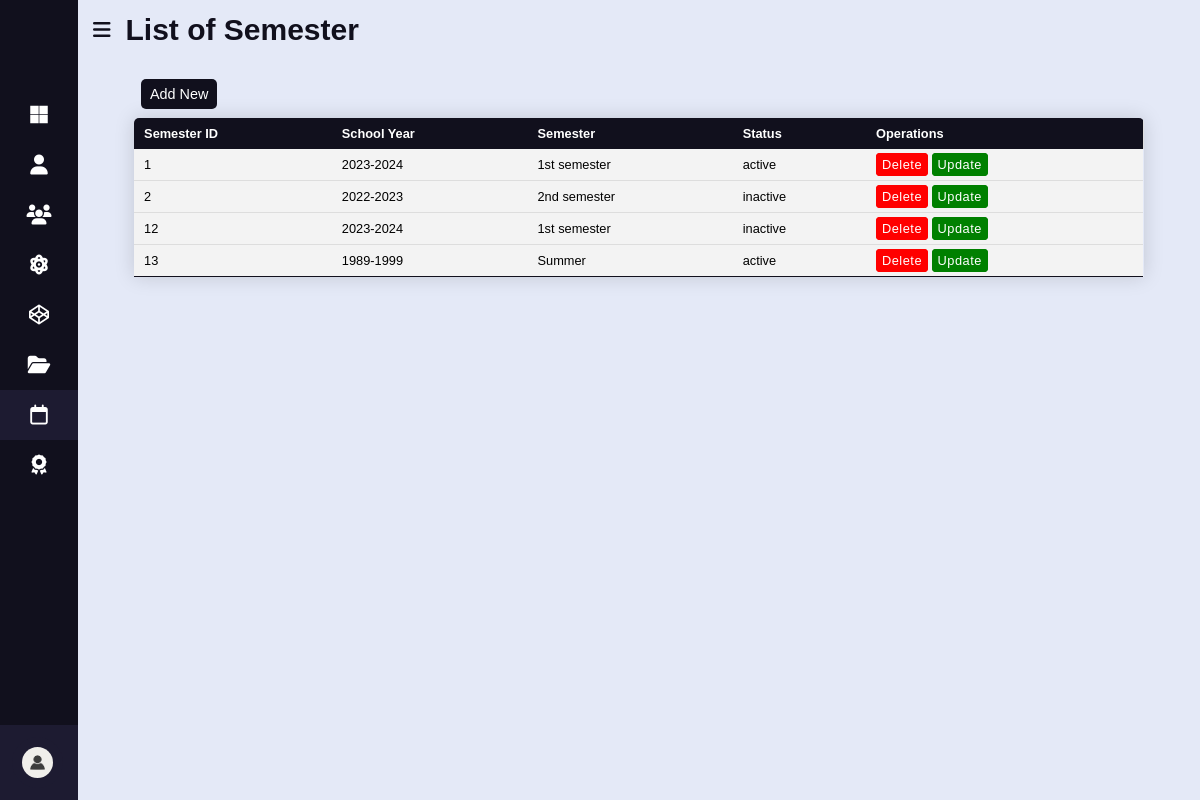
The page /grading-system/semester/semester.php (signed in) on the database its author committed.
### tables this page shows
CREATE TABLE `semester` (
  `ID` int(11) NOT NULL,
  `SCHOOL_YEAR` varchar(50) NOT NULL,
  `SEMESTER` varchar(50) NOT NULL,
  `STATUS` varchar(50) NOT NULL
);

### grading-system/semester/semester.php (the view, shortened to what this page needs)
<!DOCTYPE html>
<html lang="en">
<head>
    <link rel="stylesheet" href="https://cdnjs.cloudflare.com/ajax/libs/font-awesome/6.2.1/css/all.min.css" />
    <link rel="stylesheet" href="../CSS/main.css" />
    <link rel="stylesheet" href="../CSS/tables.css">
</head>
<body>
    <?php  if (isset($_SESSION["ROLE"])):
          ?>
    <div class="sidebar close">
        <div class="logo">
        </div>
        <ul class="nav-list">
            <li>
                <a href="../index.php">
                    <i class="fab fa-microsoft"></i>
                </a>
            </li>
            <li>
                <div class="icon-link">
                    <a href="../student/students.php">
                        <i class="fa-solid fa-user"></i>
                    </a>
                </div>
            </li>
            <li>
                <div class="icon-link">
                    <a href="../faculty/faculty.php">
                        <i class="fa-solid fa-users"></i>
                    </a>
                </div>
            </li>
            <li>
                <div class="icon-link">
                    <a href="subject.php">
                        <i class="fa-solid fa-atom"></i>
                    </a>
                </div>
            </li>
            <li>
                <div class="icon-link">
                    <a href="../course/course.php">
                        <i class="fab fa-codepen"></i>
                    </a>
                </div>
            </li>
            <li>
                <div class="icon-link">
                    <a href="../institute/institute.php">
                        <i class="fa-solid fa-folder-open"></i>
                    </a>
                </div>
            </li>
            <li class="see">
                <div class="icon-link">
                    <a href="semester.php">
                        <i class="fa-regular fa-calendar"></i>
                    </a>
                </div>
            </li>
            <li>
                <div class="icon-link">
                    <a href="../grade/grade.php">
                        <i class="fa-solid fa-award"></i>
                    </a>
                </div>
            </li>
            <li>
                <div class="profile-details">
                    <div class="profile-content">
                        <a href="../profile.php?update=<?= $_SESSION["ROLE"]; ?>"><img src="../img/user.jpg"
                                alt="" /></a>
                    </div>
                    <div class="name-job">
                    </div>
                    <a href="../login.php"><i class="fas fa-right-to-bracket"></i></a>
                </div>
            </li>
        </ul>
    </div>
    <div class="home-section">
        <div class="home-content">
            <i class="fas fa-bars"></i>
            <span class="text">List of Semester</span>
        </div>
        <?php
      require_once("../db.php");
        $Query = "SELECT * FROM semester";
        $studentResult = mysqli_query($con, $Query);
      ?>
        <table class="content-table">
            <a href="add-sem.php" class="new">Add New</a>
            <thead>
                <tr>
                    <th>Semester ID</th>
                    <th>School Year</th>
                    <th>Semester</th>
                    <th>Status</th>
                    <th>Operations</th>
                </tr>
            </thead>
            <tbody>
                <?php
                while($row=mysqli_fetch_assoc( $studentResult))
                {
                    $UserID = $row['ID'];
                    $SCHOOL_YEAR = $row['SCHOOL_YEAR'];
                    $SEMESTER = $row['SEMESTER'];
                    $STATUS = $row['STATUS'];
              ?>
                <tr>
                    <td><?php echo $UserID ?></td>
                    <td><?php echo $SCHOOL_YEAR ?></td>
                    <td><?php echo $SEMESTER ?></td>
                    <td><?php echo $STATUS ?></td>
                    <td>
                        <a href="semester.php?delete=<?= $row['ID']; ?>">Delete</a>
                        <a href="sem-update.php?update=<?= $row['ID']; ?>">Update</a>
                    </td>
                </tr>
                <?php
                                    }
                            ?>
            </tbody>
        </table>
    </div>
    <?php else: ?>
    <?php require_once("../login.php"); ?>
    <?php endif; ?>
</body>
</html>

### grading-system/CSS/main.css (style rules this page uses)
* { margin: 0; padding: 0; box-sizing: border-box; font-family: "Poppins", sans-serif; }
:root { --poppins: "Poppins", sans-serif; --lato: "Lato", sans-serif; --light: #f9f9f9; --blue: #3c91e6; --light-blue: #cfe8ff; --grey: #eee; --dark-grey: #aaaaaa; --dark: #342e37; --red: #db504a; --yellow: #ffce26; --light-yellow: #fff2c6; --orange: #fd7238; --light-orange: #ffe0d3; }
.sidebar { position: fixed; top: 0; left: 0; height: 100%; width: 260px; background-color: #11101d; z-index: 100; transition: all 0.5s ease; }
.sidebar.close { width: 78px; }
.sidebar .logo { height: 60px; display: flex; width: 100%; align-items: center; }
.sidebar .nav-list { height: 100%; padding: 30px 0 150px 0; overflow: auto; }
.sidebar .nav-list .see { background-color: #1d1b31; }
.sidebar.close .nav-list { overflow: visible; }
.sidebar .nav-list li { position: relative; list-style: none; transition: all 0.4s ease; }
.sidebar .nav-list li .icon-link { display: flex; align-items: center; justify-content: space-between; }
.sidebar.close .nav-list li .icon-link { display: block; }
.sidebar .nav-list li i { height: 50px; min-width: 78px; text-align: center; line-height: 50px; color: #fff; font-size: 20px; cursor: pointer; transition: all 0.3s ease; }
.sidebar .nav-list li a { display: flex; align-items: center; text-decoration: none; }
.profile-details { position: fixed; bottom: 0; width: 260px; display: flex; align-items: center; justify-content: space-between; background-color: #1d1b31; padding: 12px 0; transition: all 0.5s ease; }
.sidebar.close .profile-details { background-color: none; width: 78px; }
.profile-details .profile-content { display: flex; align-items: center; }
.profile-details .profile-content img { height: 51px; width: 51px; border-radius: 50%; object-fit: cover; margin: 0 14px 0 12px; background-color: #1d1b31; transition: all 0.5s ease; }
.sidebar.close .profile-details .profile-content img { padding: 10px; }
.home-section { position: relative; height: 100vh; width: calc(100% - 260px); left: 260px; background-color: #e4e9f7; transition: all 0.5s ease; }
.sidebar.close ~ .home-section { left: 78px; width: calc(100% - 78px); }
.home-section .home-content { display: flex; height: 60px; align-items: center; }
.home-section .home-content i, .home-section .home-content .text { color: #11101d; font-size: 20px; }
.home-section .home-content i { margin: 0 15px; cursor: pointer; }
.home-section .home-content .text { white-space: nowrap; font-size: 30px; font-weight: 600; }
.new { border: 1px solid; background-color: #11101d; color: white; padding: 7px 9px; text-decoration: none; font-size: 0.9rem; border-radius: 5px; position: relative; left: 63px; top: 25px; border: none; }

### grading-system/CSS/tables.css (style rules this page uses)
* { font-family: sans-serif; }
.content-table { border-collapse: collapse; font-size: 0.8em; width: 90%; border-radius: 5px 5px 0 0; overflow: hidden; box-shadow: 0 0 20px rgba(0, 0, 0, 0.15); margin: 0 auto; margin-top: 40px; }
.content-table thead tr { background-color: #11101d; color: #ffffff; text-align: left; font-weight: bold; border-right: 1px solid #dddddd; }
.content-table th, .content-table td { padding: 8px 10px; }
.content-table tbody tr td a { border-radius: 4px; background-color: red; border: 2px solid red; color: white; text-decoration: none; padding: 2px 4px; font-size: 1em; letter-spacing: 0.5px; }
.content-table tbody tr td a:nth-child(2) { background-color: green; border: 2px solid green; }
.content-table tbody tr { border-bottom: 1px solid #dddddd; background-color: #f3f3f3; }
.content-table tbody tr:nth-of-type(even) { background-color: #f3f3f3; }
.content-table tbody tr:last-of-type { border-bottom: 1.5px solid #11101d; }

### rows shown on the page
semester: ID "1", SCHOOL_YEAR "2023-2024", SEMESTER "1st semester", STATUS "active"
semester: ID "2", SCHOOL_YEAR "2022-2023", SEMESTER "2nd semester", STATUS "inactive"
semester: ID "12", SCHOOL_YEAR "2023-2024", SEMESTER "1st semester", STATUS "inactive"
semester: ID "13", SCHOOL_YEAR "1989-1999", SEMESTER "Summer", STATUS "active"
